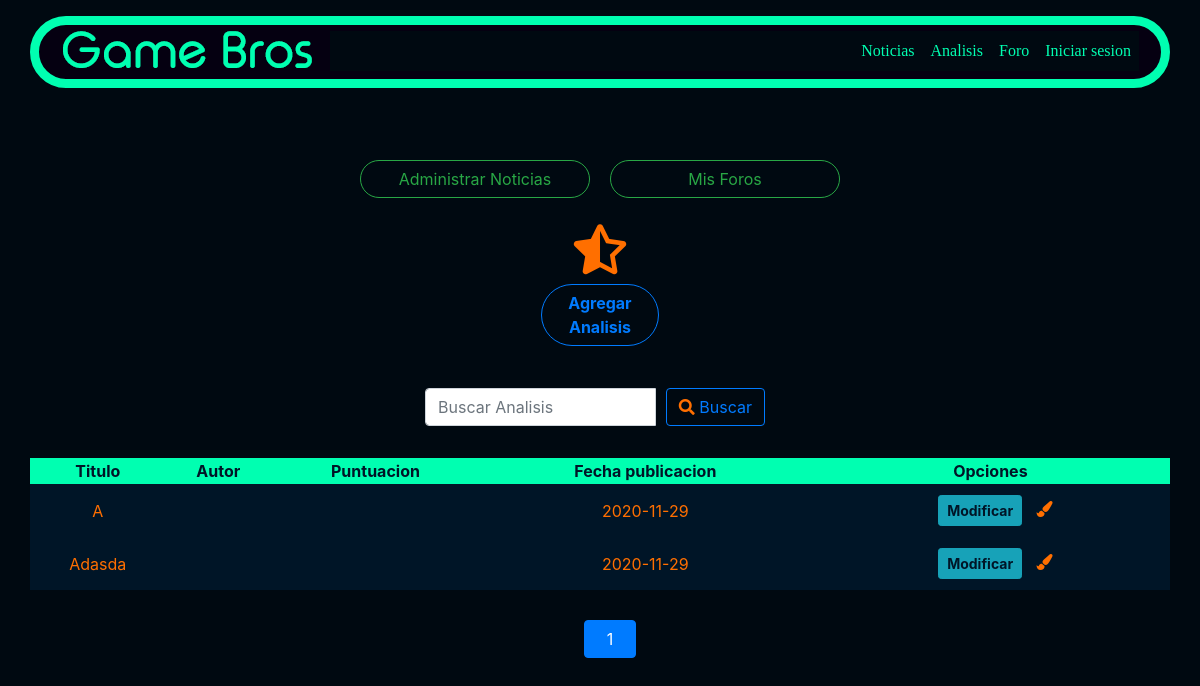
Screenshot of /listar-analisis/ with the database file from the repository.
### noticias/models.py (models this page shows, shortened)
class Analisis(models.Model):
    nombrejuego = models.CharField(max_length=200)
    slug = models.SlugField('Slug', max_length = 200, null=True, blank=True)
    genero = models.ManyToManyField(Genero)
    contenido = RichTextField()
    puntuacion = models.CharField('Nota del juego (0.1, 1.0)', max_length=3)
    imagen = models.ImageField(null = True, upload_to="analisis")
    fecha_publicacion = models.DateField('Fecha de Creacion',auto_now = False,auto_now_add = True)

### noticias/views.py (the view)
# urls.py: path('listar-analisis/', listar_analisis, name="listar_analisis"),
def listar_analisis(request):
    queruset = request.GET.get("buscar")
    analisis = Analisis.objects.all()
    if queruset:
        analisis = Analisis.objects.filter(
            Q(nombrejuego__icontains = queruset)
        ).distinct()
    paginator = Paginator(analisis,10)
    page = request.GET.get('page')
    analisis = paginator.get_page(page)
    data = {
        'analisis': analisis
    }
    return render(request, 'crud_analisis/listar.html', data)

### noticias/templates/crud_analisis/listar.html (shortened to what this page needs)
{% extends 'base_generic.html' %}
{% block content %}
<div class="container col-5" style="text-align: center; padding-top: 150px;">
  <div class="row pb-3 ">
    <a href="{% url 'listar_noticia' %}" class="rounded-pill btn btn-outline-success col" role="button">  Administrar Noticias   </a>
    <a href="{% url 'listar_foro' %}" class="rounded-pill btn btn-outline-success col" role="button">  Mis Foros   </a>
  </div>
    <i class="color2 col-12 fas fa-star-half-alt" style="font-size: 50px;"></i>
    <a href="{% url 'agregar_analisis' %}" class=" rounded-pill col-3 btn btn-outline-primary" style="font-weight: bolder;" role="button">Agregar Analisis</a>
</div>
<div class="row py-3" style=" justify-content: center;">
  <div class="col-md-4 py-3 search">
    <form method="get">
      <div id="custom-search-input">
        <div class="input-group col-md-12">
          <input type="text" class="form-control" placeholder="Buscar Analisis" name="buscar">
          <span class="input-group-list">
            <button type="submit" class=" my-0 btn btn-outline-primary"><i class="fas fa-search"></i> Buscar</button>
          </span>
        </div>
      </div>
    </form>
  </div>
</div>
<div class="pb-5" style="text-align: center;">
    <table class="container table-hover table-dark">
        <thead>
          <tr class="color4 " style="background-color: #00FFB1   ;">
            <th scope="col" class="color4">Titulo</th>
            <th scope="col" class="color4">Autor</th>
            <th scope="col" class="color4">Puntuacion</th>
            <th scope="col" class="color4">Fecha publicacion</th>
            <th scope="col" class="color4">Opciones</th>
          </tr>
        </thead>
        <tbody>
            {% for p in analisis %}
            <tr class="color2">
              <td>{{ p.nombrejuego | title }}</td>
              <td>{{ p.autor | title }}</td>
                <td>
                </td>
                <td>{{ p.fecha_publicacion | title }}</td>
                <td>
                  <div class="container">
                    <a href="{% url 'modificar_analisis' p.slug %}" class="color4 btn btn-info btn-sm" style="font-weight: bolder;">Modificar</a>
                    <i class="fas fa-paint-brush"></i>
                  </div>
                </td>
            </tr>
          {% endfor %}
        </tbody>
    </table>
    <ul class="pagination justify-content-center" style="margin:20px 0">
      {% for i in analisis.paginator.page_range %}
        {% if analisis.number == i %}
        <li class="page-item">
          <a class="btn btn-primary col">{{ i }}</a>
        </li>
        {% else %}
        <li class="page-item">
          <a class="btn btn-outline-primary col" href="?page={{ i }}{% if request.GET.buscar %}&buscar={{ request.GET.buscar }}{% endif %}">{{ i }}</a>
        </li>
        {% endif %}
      {% endfor %}
    </ul>
</div>
{% endblock %}

### noticias/static/css/estilos.css (style rules this page uses)
* { color: #FF6F00 }
.color { color: #00FFB1 ; }
.color2 { color: #FF6F00 ; }
.color4 { color: #001527 ; }
.bg-color2 { background-color: #000911 ; }
.btn { margin: 10px; }
.form-control { width: 80%; }
button { width: auto; }
.table-hover { background-color: #001527 ; }

### rows the page displays
Analisis: nombrejuego "A", fecha_publicacion "2020-11-29"
Analisis: nombrejuego "Adasda", fecha_publicacion "2020-11-29"

### other values shown
{{ i }} "1"
